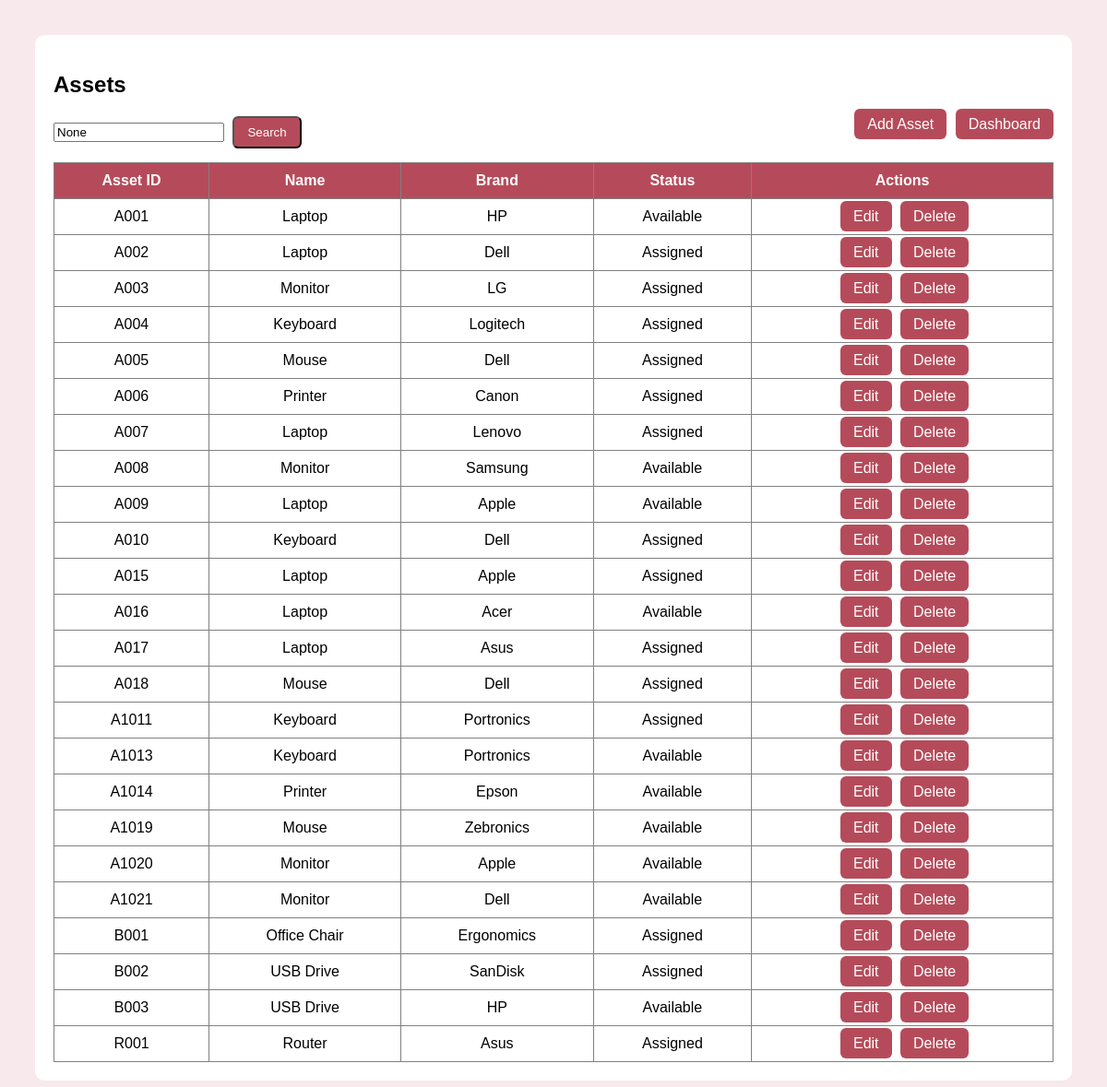
The app's page /assets/ with its own data.
### asset_management/models.py (models this page shows, shortened)
class Asset(models.Model):
    STATUS_CHOICES = [
        ('Available', 'Available'),
        ('Assigned', 'Assigned'),
        ('Under Repair', 'Under Repair'),
        ('Retired', 'Retired'),
    ]
    asset_id = models.CharField(max_length=20, unique=True)
    name = models.CharField(max_length=100)
    brand = models.CharField(max_length=100)
    inventory_item = models.ForeignKey(
        Inventory,
        on_delete=models.CASCADE
    )
    status = models.CharField(
        max_length=20,
        choices=STATUS_CHOICES,
        default='Available'
    )

### asset_management/views.py (the view)
# urls.py: path('assets/', views.asset_list, name='asset_list'),
def asset_list(request):
    query = request.GET.get('q')
    assets = Asset.objects.all().order_by('asset_id')
    if query:
        assets = assets.filter(
            Q(name__icontains=query) |
            Q(asset_id__icontains=query) |
            Q(brand__icontains=query)
        )
    return render(request, 'asset_list.html', {
        'assets': assets,
        'query': query
    })

### templates/asset_list.html (shortened to what this page needs)
<!DOCTYPE html>
<html>
<head>
</head>
<body>
<div class="container">
    <h2>Assets</h2>
    <div class="top-bar">
        <form method="GET">
            <input type="text" name="q" placeholder="Search asset" value="{{ query }}">
            <button class="btn">Search</button>
        </form>
        <div>
            <a href="{% url 'add_asset' %}" class="btn">Add Asset</a>
            <a href="{% url 'admin_dashboard' %}" class="btn">Dashboard</a>
        </div>
    </div>
    <table border="1">
        <tr>
            <th>Asset ID</th>
            <th>Name</th>
            <th>Brand</th>
            <th>Status</th>
            <th>Actions</th>
        </tr>
        {% for asset in assets %}
        <tr>
            <td>{{ asset.asset_id }}</td>
            <td>{{ asset.name }}</td>
            <td>{{ asset.brand }}</td>
            <td>{{ asset.status }}</td>
            <td>
                <a href="{% url 'edit_asset' asset.id %}" class="btn">Edit</a>
                <a href="{% url 'delete_asset' asset.id %}" class="btn">Delete</a>
            </td>
        </tr>
        {% empty %}
        <tr>
            <td colspan="5">No assets found.</td>
        </tr>
        {% endfor %}
    </table>
</div>
</body>
</html>

### templates/asset_list.html (style rules this page uses)
body { font-family: Arial; background: #f7e9ec; padding: 30px; }
.container { background: white; padding: 20px; border-radius: 10px; }
.top-bar { display: flex; justify-content: space-between; margin-bottom: 15px; }
.btn { background: #b54b5a; color: white; padding: 8px 14px; text-decoration: none; border-radius: 6px; margin-left: 5px; }
table { width: 100%; border-collapse: collapse; }
th { background: #b54b5a; color: white; padding: 10px; }
td { padding: 10px; text-align: center; }

### records on screen
Asset: asset_id "A001", name "Laptop", brand "HP", status "Available"
Asset: asset_id "A002", name "Laptop", brand "Dell", status "Assigned"
Asset: asset_id "A003", name "Monitor", brand "LG", status "Assigned"
Asset: asset_id "A004", name "Keyboard", brand "Logitech", status "Assigned"
Asset: asset_id "A005", name "Mouse", brand "Dell", status "Assigned"
Asset: asset_id "A006", name "Printer", brand "Canon", status "Assigned"
Asset: asset_id "A007", name "Laptop", brand "Lenovo", status "Assigned"
Asset: asset_id "A008", name "Monitor", brand "Samsung", status "Available"
Asset: asset_id "A009", name "Laptop", brand "Apple", status "Available"
Asset: asset_id "A010", name "Keyboard", brand "Dell", status "Assigned"
Asset: asset_id "A015", name "Laptop", brand "Apple", status "Assigned"
Asset: asset_id "A016", name "Laptop", brand "Acer", status "Available"
Asset: asset_id "A017", name "Laptop", brand "Asus", status "Assigned"
Asset: asset_id "A018", name "Mouse", brand "Dell", status "Assigned"
Asset: asset_id "A1011", name "Keyboard", brand "Portronics", status "Assigned"
Asset: asset_id "A1013", name "Keyboard", brand "Portronics", status "Available"
Asset: asset_id "A1014", name "Printer", brand "Epson", status "Available"
Asset: asset_id "A1019", name "Mouse", brand "Zebronics", status "Available"
Asset: asset_id "A1020", name "Monitor", brand "Apple", status "Available"
Asset: asset_id "A1021", name "Monitor", brand "Dell", status "Available"
Asset: asset_id "B001", name "Office Chair", brand "Ergonomics", status "Assigned"
Asset: asset_id "B002", name "USB Drive", brand "SanDisk", status "Assigned"
Asset: asset_id "B003", name "USB Drive", brand "HP", status "Available"
Asset: asset_id "R001", name "Router", brand "Asus", status "Assigned"
